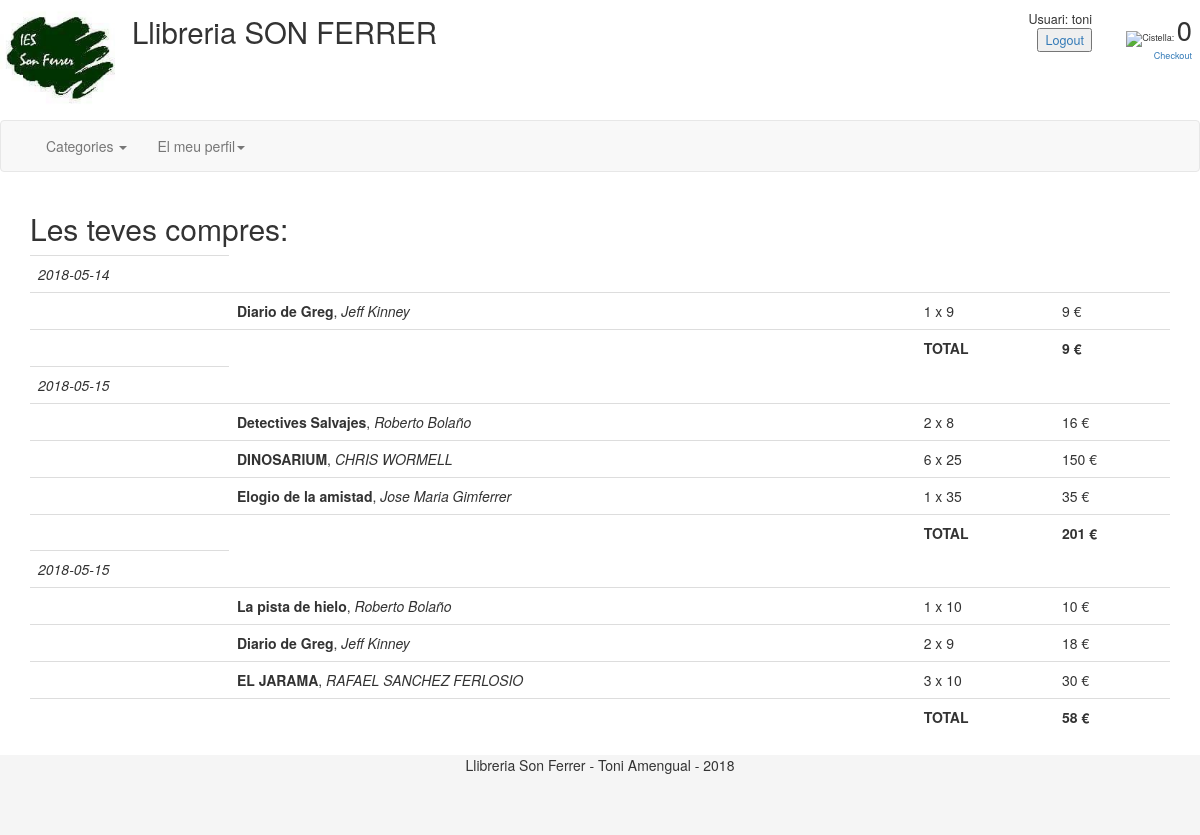
The app's page /index.php?controller=compres&action=llista (signed in) with its own data.
### tables this page shows
CREATE TABLE `llibres` (
  `id` int(11) NOT NULL,
  `titol` varchar(50) DEFAULT NULL,
  `descripcio` varchar(1000) NOT NULL,
  `cleanurl` varchar(200) NOT NULL,
  `ISBN` varchar(50) DEFAULT NULL,
  `comprat` char(1) DEFAULT NULL,
  `data_entrada` date DEFAULT NULL,
  `autor` varchar(40) DEFAULT NULL,
  `imatge` varchar(200) DEFAULT NULL,
  `preu` float NOT NULL,
  `genere` enum('infantil','ficcio','idiomes','assaig','comic') NOT NULL,
  `editorial` int(10) DEFAULT NULL
);

### core/ControladorBase.php (called while the page is built, shortened)
<?php
class ControladorBase{
    public function view($vista, $datos){
        require_once 'view/'.$vista;
    }
}

### controller/compres_controller.php (called while the page is built, shortened)
<?php
require_once("model/usuaris_model.php");
require_once("model/compres_model.php");
require_once("model/llibres_comprats_model.php");
class compres_controller extends ControladorBase{
public function llista() {
  $usuaris = new usuaris_model();
  $llibres = new llibres_model();
  $compres = new compres_model();
  $llibres_comprats = new llibres_comprats_model();
  $compres_del_client = $compres->getCompres_de_client( $usuaris->getUserId( $_SESSION['myusername'] ) );
  $productes = array();
  foreach ($compres_del_client as $c) {
     $llibres_comps = $llibres_comprats->getLlibres_compra( $c['id'] );
     foreach ($llibres_comps as $ll) {
         $fila = $ll;
         $fila['id_compra'] = $c['id'];
         $fila['data_compra'] = $c['data_compra'];
         $llibre = $llibres->getById( $ll['id_llibre'] );
         $fila['titol'] = $llibre['titol'];
         $fila['autor'] = $llibre['autor'];
         $productes[] = $fila;
     }
  }
  $this->view("pantalla_compres-usuari.php", array(
                "productes" => $productes
  ));
}
}
?>

### model/llibres_comprats_model.php (called while the page is built, shortened)
<?php
require_once "core/model_base.php";
class llibres_comprats_model extends model_base {
  public function getLlibres_compra( $id_compra ) {
    $sql = "SELECT * FROM llibres_comprats WHERE id_compra='$id_compra'";
    $result =  $this->conn->query($sql);
    $productes = array();
    while ($row = $result->fetch_assoc()) {
        $productes[] = $row;
    }
    return $productes;
  }
}
?>

### core/model_base.php (called while the page is built, shortened)
<?php
class model_base {
  protected $conn;
  protected $table;
  protected function __construct($taula) {
      $this->table = $taula;
      $this->conn =  Connectar::connexio();
  }
  public function getById($id) {
        $sql = "SELECT * FROM $this->table WHERE id='$id'";
        $result =  $this->conn->query($sql);
        if ($result->num_rows > 0)
            return $result->fetch_assoc();
        else
            return false;
  }
}

### db/db.php (called while the page is built)
<?php
class Connectar{
     public static function connexio(){
       if ($_SERVER['SERVER_NAME']!=="localhost") {
         $conexion=new mysqli("toniamenlptoni.mysql.db", "toniamenlptoni", "Asdfg123", "toniamenlptoni");
         $conexion->query("SET NAMES 'utf8'");
         return $conexion;
      } else {
        $conexion=new mysqli("localhost", "root", "", "biblio_mvc_database");
        $conexion->query("SET NAMES 'utf8'");
        return $conexion;
      }
    }
}

### model/usuaris_model.php (called while the page is built, shortened)
<?php
require_once "core/model_base.php";
class usuaris_model extends model_base {
  function getUserId($username) {
      $sql = "SELECT * FROM usuaris WHERE nom='$username' ";
  	  $result = $this->conn->query($sql);
      if ($result->num_rows > 0) {
          $fila = $result->fetch_assoc();
          return $fila['id'];
      } else {
          return false;
      }
  }
}
?>

### model/compres_model.php (called while the page is built, shortened)
<?php
require_once "core/model_base.php";
class compres_model extends model_base {
 function getCompres_de_client($id_client) {
   $sql = "SELECT * FROM compres WHERE id_client='$id_client' ";
   $result =  $this->conn->query($sql);
   $compres = array();
   while ($row = $result->fetch_assoc()) {
       $compres[] = $row;
   }
   return $compres;
  }
}
?>

### view/pantalla_compres-usuari.php (the view, shortened to what this page needs)
<?php
function pintaTotal($total) {
  if ($total>0) {
      echo "<td colspan=1><td><td><b>TOTAL</b></td><td><b>$total €</b></td>";
  }
}
include ("_top.php");
?>
<div class="container">
  <h2>Les teves compres:</h2>
  <table class="table">
  <?php
  $id=0;
  $total=0;
  foreach($productes as $p) {
     if ($p['id_compra']!=$id) {
         pintaTotal($total);
         $total=0;
         $id = $p['id_compra'];
         echo "<tr>
            <td><i>{$p['data_compra']}</i> </td></tr>";
     }
     $parcial = $p['unitats']*$p['preu'];
     $total += $parcial;
     echo "<tr>".
            "<td></td>
            <td><b>{$p['titol']}</b>, <i>{$p['autor']}</i></td>".
            "<td>{$p['unitats']} x {$p['preu']}</td>".
            "<td>$parcial €</td>".
          "</tr>";
  }
  ?>
  </table>
</div>
<?php include ("_bottom.php"); ?>

### records on screen
llibres: data_compra "2018-05-14", titol "Diario de Greg", autor "Jeff Kinney", unitats "1", preu "9", unitats "2", preu "18"
llibres: total "9", data_compra "2018-05-15", titol "Detectives Salvajes", autor "Roberto Bolaño", unitats "2", preu "8", preu "16"
llibres: titol "DINOSARIUM", autor "CHRIS WORMELL", unitats "6", preu "25", preu "150"
llibres: titol "Elogio de la amistad", autor "Jose Maria Gimferrer", unitats "1", preu "35"
llibres: total "201", data_compra "2018-05-15", titol "La pista de hielo", autor "Roberto Bolaño", unitats "1", preu "10"
llibres: titol "EL JARAMA", autor "RAFAEL SANCHEZ FERLOSIO", unitats "3", preu "10", preu "30"

### other values on screen
$helper->titolweb() "Llibreria SON FERRER"
$items "0"
$_SESSION['myusername'] "toni"
$total "58"
